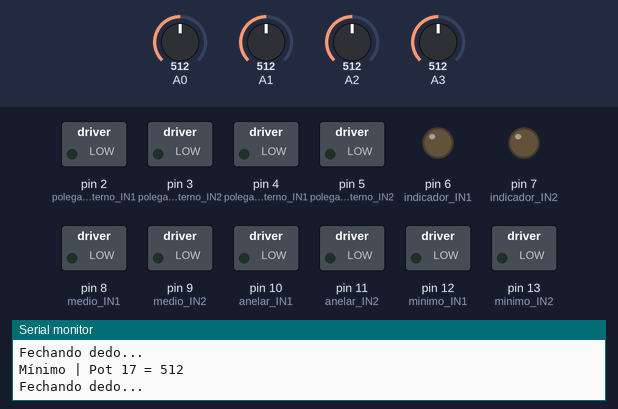
This sketch was run on a simulated Arduino Uno, built with avr-gcc and run on an emulated ATmega328P. Parts: switched loads named in the sketch (green lamp = pin HIGH), output pins drawn as LEDs (lit = HIGH), the last lines printed to the serial monitor. Dashed ring = blinking. The inputs (shaded band) are chosen by the test bench; at power-on: A0 = 512, A1 = 512, A2 = 512, A3 = 512.

Above: at 2.4 s.
2.5 s: A0 set to 306
At 3.05 s:
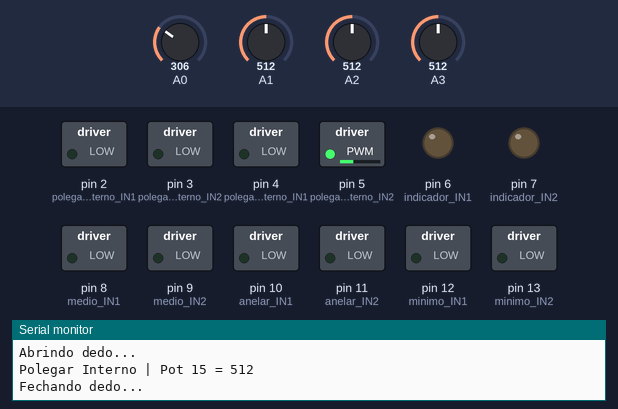
6.0 s: A1 set to 716
At 6.72 s:
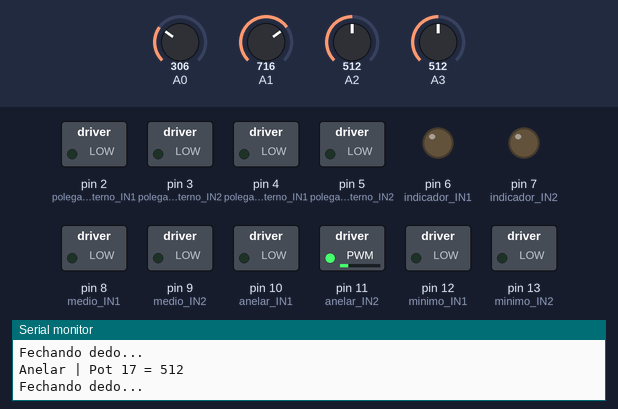
13.1 s: A2 set to 699
16.6 s: A2 set to 722
At 18.53 s:
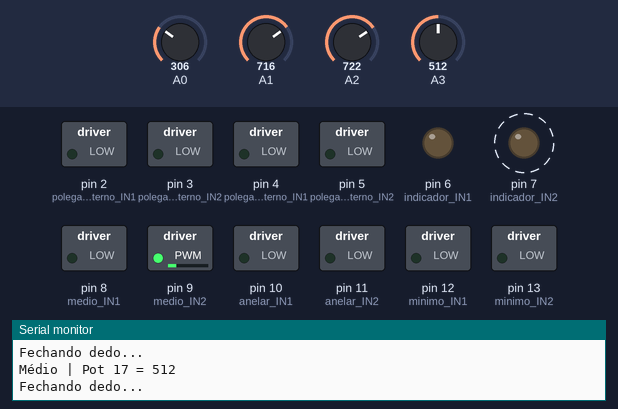
21.8 s: A3 set to 306
At 22.91 s:
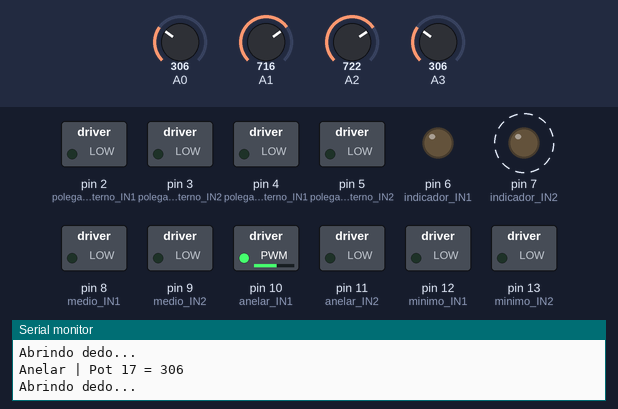
25.3 s: A3 set to 50
At 25.69 s:
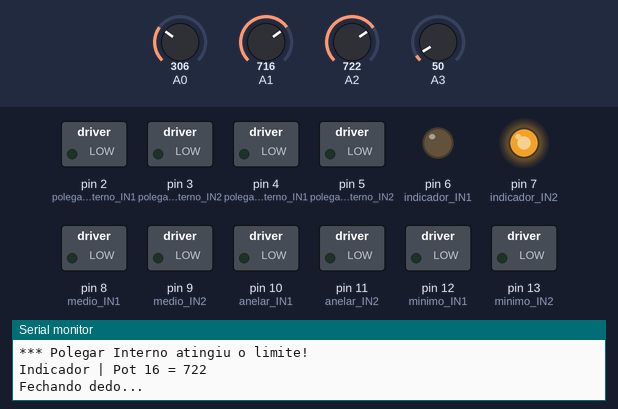
Timing chart, 0 to 30.8 s (numbered marks = the images above; inputs shaded):
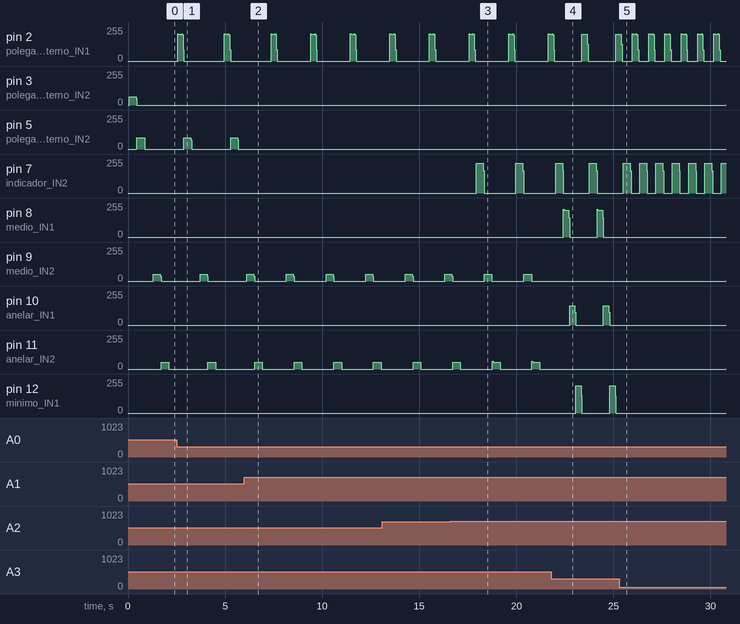

Measured:
- the behaviour switches between 713 and 714 on A2 (found by bisection; images 2 and 3)
- after the input at 2.5 s, pin 3 (polegarExterno_IN2): stops changing and stays 0/255
- after the input at 6.0 s, pin 5 (polegarInterno_IN2): stops changing and stays 0/255
- after the input at 16.6 s, pin 7 (indicador_IN2): alternates 225/255 for 0.36 s and 0/255 for 1.7 s, starting after 1.3 s
- after the input at 21.8 s, pin 8 (medio_IN1): alternates 201/255 for 0.28 s and 0/255 for 1.5 s, starting after 0.62 s; pin 9 (medio_IN2): stops changing and stays 0/255
- after the input at 25.3 s, pin 8 (medio_IN1), pin 10 (anelar_IN1), pin 12 (minimo_IN1): stops changing and stays 0/255
- by itself, pin 5 (polegarInterno_IN2): alternates 83/255 for 0.36 s and 0/255 for 2.0 s
- by itself, pin 9 (medio_IN2): repeats every 2.0 s: 37/255 0.04 s, 0/255 1.6 s, 50/255 0.36 s

The sketch:

Atuadores_potenciometros.ino
```cpp
/**************************************************************
 * IDE Arduino: Atuadores controlados por potenciômetros
 * De: Mariana Pedroso Naves
 * Novembro de 2025
 * Parte do desenvolvimento da mão mioelétrica - UTFPR
*/

// ======================= DEFINIÇÃO DOS PINOS =======================
// Cada dedo utiliza um par de pinos IN1 e IN2 para controlar o sentido de rotação via DRV8833

// ---------------- POLEGAR (duas partes) ----------------
int polegarExterno_IN1 = 2;
int polegarExterno_IN2 = 3;
int polegarInterno_IN1 = 4;
int polegarInterno_IN2 = 5;

// ---------------- DEDOS PRINCIPAIS ----------------
int indicador_IN1 = 6;
int indicador_IN2 = 7;
int medio_IN1 = 8;
int medio_IN2 = 9;
int anelar_IN1 = 10;
int anelar_IN2 = 11;
int minimo_IN1 = 12;
int minimo_IN2 = 13;

// ========================= POTENCIÔMETROS =========================
// Cada potenciômetro controla um ou mais atuadores
int potPolegarExterno = A0;
int potPolegarInterno = A1;
int potIndicador = A2;
int potResto = A3;  // usado para médio, anelar e mínimo

// ======================== VARIÁVEIS GLOBAIS ========================
int pwm = 0;                     // valor atual de PWM (0–255)
int leitura = 0;                // leitura analógica do potenciômetro
const int ZONA_MORTA = 100;    // evita acionamentos por ruído

// ============================= SETUP ===============================
void setup() {
  Serial.begin(9600);

  // Configura todos os pinos como saída
  pinMode(polegarExterno_IN1, OUTPUT);
  pinMode(polegarExterno_IN2, OUTPUT);
  pinMode(polegarInterno_IN1, OUTPUT);
  pinMode(polegarInterno_IN2, OUTPUT);
  pinMode(indicador_IN1, OUTPUT);
  pinMode(indicador_IN2, OUTPUT);
  pinMode(medio_IN1, OUTPUT);
  pinMode(medio_IN2, OUTPUT);
  pinMode(anelar_IN1, OUTPUT);
  pinMode(anelar_IN2, OUTPUT);
  pinMode(minimo_IN1, OUTPUT);
  pinMode(minimo_IN2, OUTPUT);
}


// ===================== LOOP =====================
void loop() {

   // Polegar possui duas partes independentes
  controlarDedos("Polegar Externo", potPolegarExterno, polegarExterno_IN1, polegarExterno_IN2, 400, 800);
  controlarDedos("Polegar Interno", potPolegarInterno, polegarInterno_IN1, polegarInterno_IN2, 400, 700);

   // Os Demais dedos
  controlarDedos("Indicador", potIndicador, indicador_IN1, indicador_IN2, 400, 1024);
  controlarDedos("Médio", potResto, medio_IN1, medio_IN2, 400, 900);
  controlarDedos("Anelar", potResto, anelar_IN1, anelar_IN2, 400, 900);
  controlarDedos("Mínimo", potResto, minimo_IN1, minimo_IN2, 400, 900);
}

/* ====================================================================
// Função genérica para controle dos dedos a partir de um potenciômetro
// nome          -> nome do dedo para debug
// potPin        -> pino do potenciômetro
// IN1, IN2      -> pinos do driver do motor
// LIMITE_ABRIR  -> faixa que corresponde ao gesto de abrir
// LIMITE_FECHAR -> faixa que corresponde ao gesto de fechar
*/
void controlarDedos(String nome, int potPin, int IN1_A, int IN2_A, int LIMITE_ABRIR, int LIMITE_FECHAR) {

  leitura = analogRead(potPin);

  // Print de depuração no Serial
  Serial.print(nome);
  Serial.print(" | Pot ");
  Serial.print(potPin);
  Serial.print(" = ");
  Serial.println(leitura);

  // ----------------------- ZONA MORTA -----------------------
  // Se o valor está baixo demais, não ativa o motor
  if (leitura < ZONA_MORTA) {
    pararDedos();
    return;
  }


// ----------------------- ABRIR DEDO -----------------------
  if (leitura >= ZONA_MORTA && leitura <= LIMITE_ABRIR) {
    pwm = map(leitura, ZONA_MORTA, LIMITE_ABRIR, 0, 255);
    abrirDedos(IN1_A, IN2_A, pwm);
  }

// ----------------------- FECHAR DEDO -----------------------
  else if (leitura > LIMITE_ABRIR && leitura <= LIMITE_FECHAR) {
    pwm = map(leitura, LIMITE_ABRIR, LIMITE_FECHAR, 0, 255);
    fecharDedos(IN1_A, IN2_A, pwm);
  }

  // ----------------------- LIMITE EXCEDIDO -----------------------
  else {
    Serial.print("*** ");
    Serial.print(nome);
    Serial.println(" atingiu o limite!");
    pararDedos();
  }

  delay(10);
}

// ----------------------- DESATIVAR TODOS OS MOTORES -----------------------
void pararDedos() {
  analogWrite(polegarExterno_IN1, 0);
  analogWrite(polegarExterno_IN2, 0);
  analogWrite(polegarInterno_IN1, 0);
  analogWrite(polegarInterno_IN2, 0);
  analogWrite(indicador_IN1, 0);
  analogWrite(indicador_IN2, 0);
  analogWrite(medio_IN1, 0);
  analogWrite(medio_IN2, 0);
  analogWrite(anelar_IN1, 0);
  analogWrite(anelar_IN2, 0);
  analogWrite(minimo_IN1, 0);
  analogWrite(minimo_IN2, 0);
}

// ====================================================================
// Função para FECHAR um dedo com rampa suave de movimento
// ====================================================================
void fecharDedos(int IN1, int IN2, int velocidade) {
  Serial.println("Fechando dedo...");

  for (int i = 1; i <= 50; i += 1) {
    analogWrite(IN1, 0);
    analogWrite(IN2, velocidade);
    delay(7);
    pararDedos();
    delay(1);
  }
  pararDedos();
}

// ====================================================================
// Função para ABRIR um dedo com rampa suave de movimento
// Mesmo princípio da função fecharDedos()
// ====================================================================
void abrirDedos(int IN1, int IN2, int velocidade) {
  Serial.println("Abrindo dedo...");

  for (int i = 1; i <= 60; i += 1) {
    analogWrite(IN1, velocidade);
    analogWrite(IN2, 0);
    delay(4);
    pararDedos();
    delay(1);
  }
  pararDedos();
}
```
